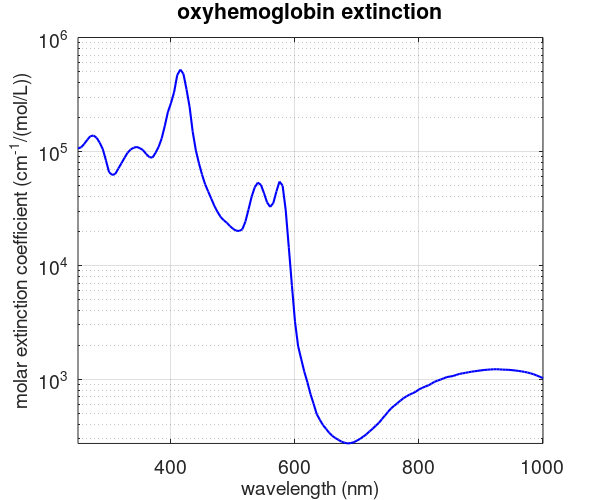

Reproduce this figure in MATLAB.
% ***********************************************************************
% oxyhemoglobin_extinction.m
% ***********************************************************************
%
% Data description:
% The molar extinction coefficient of oxyhemoglobin in 
% [cm^-1 (moles/l)^-1] (250 - 1000nm) with a resolution of 5nm:
%
% Prepared by: Daniel Yim on December 2011
%
% ***********************************************************************
%
% Original data source:
%     S. Prahl. Optical absorption of hemoglobin. Tech. rep., Oregon 
%     Medical Laser Center, Portland, Oregon, U.S.A, 1999
%     [http://omlc.ogi.edu/spectra/hemoglobin/index.html]
%
% ***********************************************************************
Moxy = [ ...
  250.0, 106100.0; ...
  255.0, 108750.0; ...
  260.0, 116400.0; ...
  265.0, 126550.0; ...
  270.0, 136100.0; ...
  275.0, 137900.0; ...
  280.0, 131900.0; ...
  285.0, 119400.0; ...
  290.0, 104800.0; ...
  295.0, 83730.0; ...
  300.0, 65970.0; ...
  305.0, 62150.0; ...
  310.0, 63350.0; ...
  315.0, 70710.0; ...
  320.0, 78750.0; ...
  325.0, 87885.0; ...
  330.0, 97510.0; ...
  335.0, 104250.0; ...
  340.0, 107900.0; ...
  345.0, 109550.0; ...
  350.0, 106600.0; ...
  355.0, 102650.0; ...
  360.0, 94740.0; ...
  365.0, 89160.0; ...
  370.0, 88180.0; ...
  375.0, 97040.0; ...
  380.0, 109600.0; ...
  385.0, 130250.0; ...
  390.0, 167700.0; ...
  395.0, 221850.0; ...
  400.0, 266200.0; ...
  405.0, 331450.0; ...
  410.0, 466800.0; ...
  415.0, 523100.0; ...
  420.0, 480400.0; ...
  425.0, 351100.0; ...
  430.0, 246100.0; ...
  435.0, 149050.0; ...
  440.0, 102600.0; ...
  445.0, 78880.0; ...
  450.0, 62820.0; ...
  455.0, 51525.0; ...
  460.0, 44480.0; ...
  465.0, 38440.0; ...
  470.0, 33210.0; ...
  475.0, 29480.0; ...
  480.0, 26630.0; ...
  485.0, 24925.0; ...
  490.0, 23680.0; ...
  495.0, 22155.0; ...
  500.0, 20930.0; ...
  505.0, 20185.0; ...
  510.0, 20040.0; ...
  515.0, 20715.0; ...
  520.0, 24200.0; ...
  525.0, 30885.0; ...
  530.0, 39960.0; ...
  535.0, 48335.0; ...
  540.0, 53240.0; ...
  545.0, 50985.0; ...
  550.0, 43020.0; ...
  555.0, 35650.0; ...
  560.0, 32610.0; ...
  565.0, 35210.0; ...
  570.0, 44500.0; ...
  575.0, 54425.0; ...
  580.0, 50100.0; ...
  585.0, 30620.0; ...
  590.0, 14400.0; ...
  595.0, 6681.5; ...
  600.0, 3200.0; ...
  605.0, 1958.5; ...
  610.0, 1506.0; ...
  615.0, 1166.5; ...
  620.0, 942.0; ...
  625.0, 740.8; ...
  630.0, 610.0; ...
  635.0, 495.6; ...
  640.0, 442.0; ...
  645.0, 397.7; ...
  650.0, 368.0; ...
  655.0, 340.3; ...
  660.0, 319.6; ...
  665.0, 305.6; ...
  670.0, 294.0; ...
  675.0, 283.8; ...
  680.0, 277.6; ...
  685.0, 273.6; ...
  690.0, 276.0; ...
  695.0, 280.6; ...
  700.0, 290.0; ...
  705.0, 300.4; ...
  710.0, 314.0; ...
  715.0, 328.6; ...
  720.0, 348.0; ...
  725.0, 368.2; ...
  730.0, 390.0; ...
  735.0, 413.2; ...
  740.0, 446.0; ...
  745.0, 480.4; ...
  750.0, 518.0; ...
  755.0, 555.2; ...
  760.0, 586.0; ...
  765.0, 616.4; ...
  770.0, 650.0; ...
  775.0, 683.2; ...
  780.0, 710.0; ...
  785.0, 735.4; ...
  790.0, 756.0; ...
  795.0, 779.2; ...
  800.0, 816.0; ...
  805.0, 840.0; ...
  810.0, 864.0; ...
  815.0, 883.6; ...
  820.0, 916.0; ...
  825.0, 950.6; ...
  830.0, 974.0; ...
  835.0, 996.3; ...
  840.0, 1022.0; ...
  845.0, 1046.5; ...
  850.0, 1058.0; ...
  855.0, 1069.5; ...
  860.0, 1092.0; ...
  865.0, 1114.5; ...
  870.0, 1128.0; ...
  875.0, 1140.5; ...
  880.0, 1154.0; ...
  885.0, 1167.5; ...
  890.0, 1178.0; ...
  895.0, 1188.0; ...
  900.0, 1198.0; ...
  905.0, 1207.5; ...
  910.0, 1214.0; ...
  915.0, 1220.0; ...
  920.0, 1224.0; ...
  925.0, 1227.0; ...
  930.0, 1222.0; ...
  935.0, 1216.5; ...
  940.0, 1214.0; ...
  945.0, 1211.0; ...
  950.0, 1204.0; ...
  955.0, 1196.0; ...
  960.0, 1186.0; ...
  965.0, 1175.5; ...
  970.0, 1162.0; ...
  975.0, 1147.5; ...
  980.0, 1128.0; ...
  985.0, 1107.0; ...
  990.0, 1080.0; ...
  995.0, 1052.0; ...
  1000.0, 1024.0];

semilogy(Moxy(:,1), Moxy(:,2), 'b', 'linewidth',1.5);
title('oxyhemoglobin extinction','FontSize',14);
set(gca,'FontSize',14);
ylabel('molar extinction coefficient (cm^{-1}/(mol/L))','fontsize',14);
xlabel('wavelength (nm)','fontsize',14);
axis([250 1000 0 10^6]);
set(gcf,'PaperUnits','inches','PaperPosition',[0 0 6 5]);
grid on;

pause;
print -dpng oxyhemoglobin_extinction.png -r100
close;
